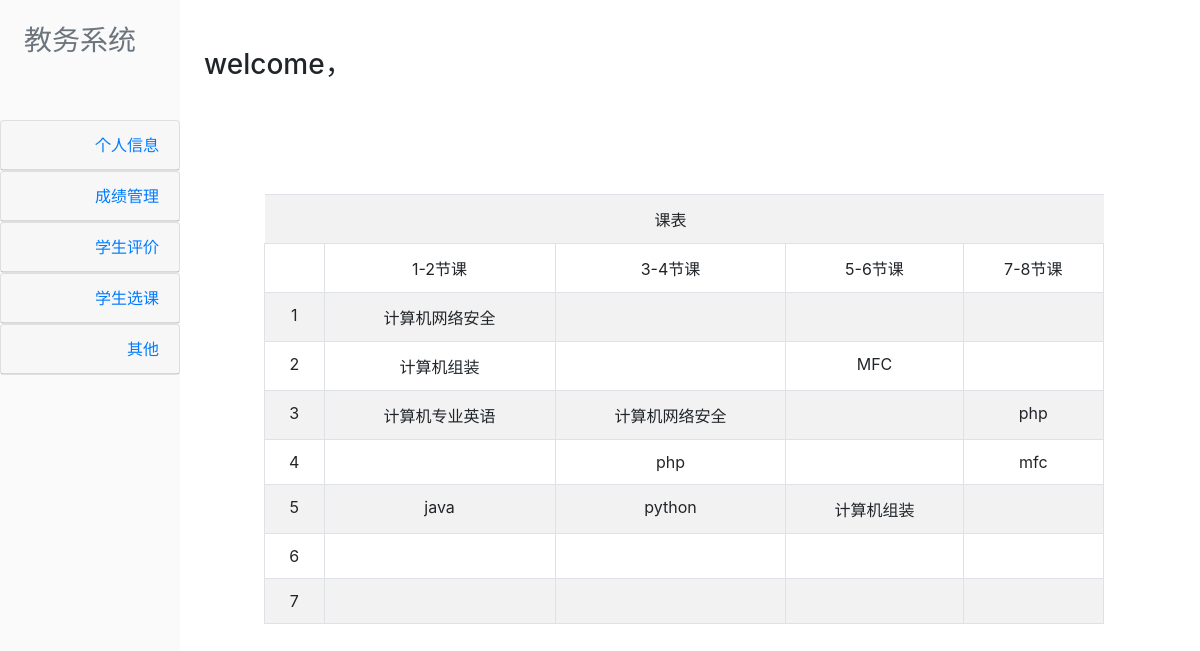
The app's page /Stu.php with its own data.
### tables this page shows
CREATE TABLE IF NOT EXISTS `timetable` (
  `12` char(50) NOT NULL,
  `34` char(50) NOT NULL,
  `56` char(50) NOT NULL,
  `78` char(50) NOT NULL,
  `day` int(5) NOT NULL,
  PRIMARY KEY (`day`)
);

### Stu.php (the view, shortened to what this page needs)
<?php
$user=$_SESSION['user'];
?>
<html>
<head>
    <link rel="stylesheet" href="css/bootstrap.min.css">
</head>
<body>
<div id="leftContent">
<div id="head"><h3>教务系统</h3></div>
    <div id="accordion">
        <div class="card">
            <div align="right" class="card-header">
                <a class="card-link ui-front" data-toggle="collapse" href="#collapseOne">
                    个人信息
                </a>
            </div>
        </div>
        <div class="card">
            <div align="right" class="card-header">
                <a  class="collapsed card-link" data-toggle="collapse" href="#collapseTwo">
                    成绩管理
                </a>
            </div>
        </div>
        <div class="card">
            <div align="right" class="card-header">
                <a class="collapsed card-link" data-toggle="collapse" href="#collapseThree">
                    学生评价
                </a>
            </div>
        </div>
        <div class="card">
            <div align="right" class="card-header">
                <a class="collapsed card-link" data-toggle="collapse" href="#collapseFour">
                   学生选课
                </a>
            </div>
        </div>
        <div class="card">
            <div align="right" class="card-header">
                <a class="collapsed card-link" data-toggle="collapse" href="#collapseFive">
                    其他
                </a>
            </div>
        </div>
    </div>
</div>
<div id="rightContent">
    <div id="welcome"><h3>welcome，<?php echo $user; ?></h3></div>
    <div id="table">
                <?php
                require_once "conn.php";
                $i=0;
                $sql1="SELECT * FROM timetable";
                $result=mysqli_query($link,$sql1);
                if ($result->num_rows > 0) {
                    echo "<table align='center' class='table table-striped 'id='timetable'>";
                    echo "<tr align='center'><td></td><td></td><td>课表</td><td></td><td></td></tr>";
                    echo "<tr align='center' class='table-bordered'><td>&nbsp;</td><td>1-2节课</td><td>3-4节课</td><td>5-6节课</td><td>7-8节课</td></tr>";
                    while ($row = $result->fetch_assoc()) {
                        $i++;
                        echo "<tr align='center' class='table-bordered'><td>$i</td> <td> " . $row["12"] . "</td><td>" . $row["34"]. "</td><td> " . $row["56"]. " </td><td>" . $row["78"] . "</td><br>";
                    }
                }
                echo "</table>";
                ?>
    </div>
</div>
</body>
</html>

### Stu.php (style rules this page uses)
#leftContent { height: 100vh; width: 15vw; background: #fafafa; font-style: initial; float: left; }
#head { height: 15vh; width: 15vw; padding: 3vh; color: #6c757d; }
#rightContent { height: 100vh; width: 82vw; padding-top: 6vh; padding-left: 17vw; }
#timetable { margin-top: -15vh; }
#table { margin-top: 8vh; margin-left: 5vw; width: 70vw; }

### records on screen
timetable: 12 "计算机网络安全"
timetable: 12 "计算机组装", 56 "MFC"
timetable: 12 "计算机专业英语", 34 "计算机网络安全", 78 "php"
timetable: 34 "php", 78 "mfc"
timetable: 12 "java", 34 "python", 56 "计算机组装"
